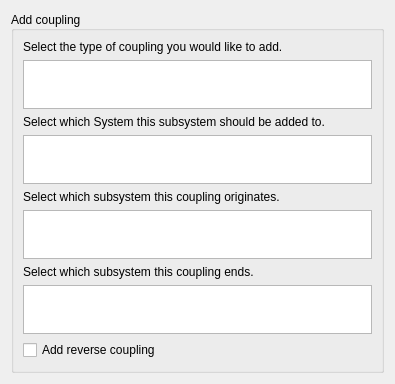
<?xml version="1.0" encoding="UTF-8"?>
<ui version="4.0">
 <class>TaskPanel</class>
 <widget class="QWidget" name="TaskPanel">
  <property name="geometry">
   <rect>
    <x>0</x>
    <y>0</y>
    <width>395</width>
    <height>384</height>
   </rect>
  </property>
  <property name="sizePolicy">
   <sizepolicy hsizetype="Preferred" vsizetype="Preferred">
    <horstretch>0</horstretch>
    <verstretch>1</verstretch>
   </sizepolicy>
  </property>
  <property name="minimumSize">
   <size>
    <width>0</width>
    <height>384</height>
   </size>
  </property>
  <property name="windowTitle">
   <string/>
  </property>
  <layout class="QGridLayout" name="gridLayout">
   <item row="0" column="0">
    <layout class="QVBoxLayout" name="verticalLayout">
     <property name="sizeConstraint">
      <enum>QLayout::SetMinimumSize</enum>
     </property>
     <item>
      <widget class="QGroupBox" name="groupBox">
       <property name="sizePolicy">
        <sizepolicy hsizetype="Preferred" vsizetype="Minimum">
         <horstretch>0</horstretch>
         <verstretch>1</verstretch>
        </sizepolicy>
       </property>
       <property name="minimumSize">
        <size>
         <width>0</width>
         <height>128</height>
        </size>
       </property>
       <property name="title">
        <string>Add coupling</string>
       </property>
       <property name="alignment">
        <set>Qt::AlignLeading|Qt::AlignLeft|Qt::AlignVCenter</set>
       </property>
       <property name="flat">
        <bool>false</bool>
       </property>
       <layout class="QVBoxLayout" name="verticalLayout_2">
        <property name="sizeConstraint">
         <enum>QLayout::SetDefaultConstraint</enum>
        </property>
        <item>
         <widget class="QLabel" name="sortLabel">
          <property name="text">
           <string>Select the type of coupling you would like to add.</string>
          </property>
         </widget>
        </item>
        <item>
         <widget class="QListWidget" name="sortList"/>
        </item>
        <item>
         <widget class="QLabel" name="systemLabel">
          <property name="text">
           <string>Select which System this subsystem should be added to.</string>
          </property>
         </widget>
        </item>
        <item>
         <widget class="QListWidget" name="systemList"/>
        </item>
        <item>
         <widget class="QLabel" name="subsystemFromLabel">
          <property name="text">
           <string>Select which subsystem this coupling originates.</string>
          </property>
         </widget>
        </item>
        <item>
         <widget class="QListWidget" name="subsystemFromList"/>
        </item>
        <item>
         <widget class="QLabel" name="subsystemToLabel">
          <property name="text">
           <string>Select which subsystem this coupling ends.</string>
          </property>
         </widget>
        </item>
        <item>
         <widget class="QListWidget" name="subsystemToList"/>
        </item>
        <item>
         <widget class="QCheckBox" name="addReverse">
          <property name="text">
           <string>Add reverse coupling</string>
          </property>
          <property name="checked">
           <bool>false</bool>
          </property>
         </widget>
        </item>
       </layout>
      </widget>
     </item>
    </layout>
   </item>
  </layout>
 </widget>
 <resources/>
 <connections/>
</ui>
